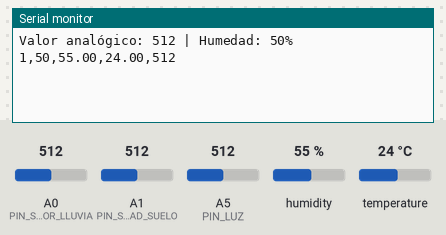
The sketch below on a simulated Arduino Uno, built with avr-gcc and run on an emulated ATmega328P. On the bench: the last lines printed to the serial monitor. Inputs (shaded band) come from the test bench; at power-on: humidity 55 %, A1 (PIN_SENSOR_HUMEDAD_SUELO) = 512, A0 (PIN_SENSOR_LLUVIA) = 512, temperature 24 °C, A5 (PIN_LUZ) = 512.

Above: at 3.0 s.
3.1 s: humidity set to 22 %
At 5.0 s:
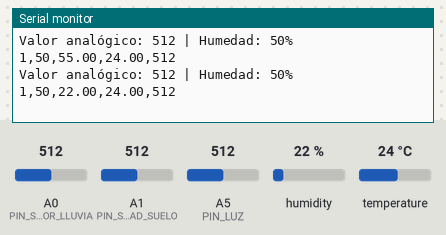
6.0 s: A1 (PIN_SENSOR_HUMEDAD_SUELO) set to 716
At 7.2 s:
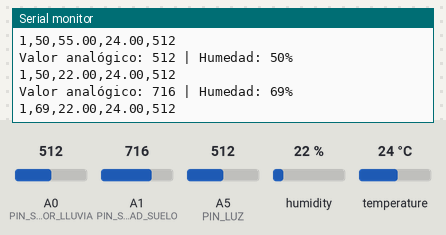
8.9 s: A0 (PIN_SENSOR_LLUVIA) set to 30
At 11.6 s:
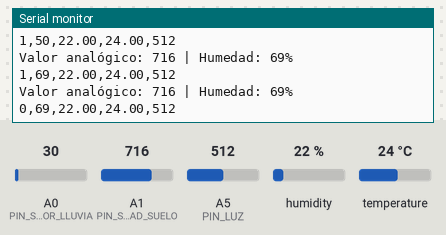
11.8 s: temperature set to 12 °C
At 14.1 s:
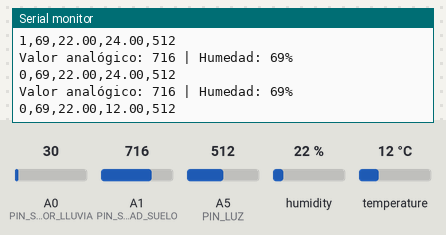
14.7 s: A0 (PIN_SENSOR_LLUVIA) set to 306
At 16.3 s:
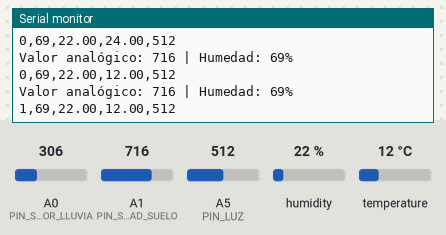
17.6 s: A1 (PIN_SENSOR_HUMEDAD_SUELO) set to 992
At 19.9 s:
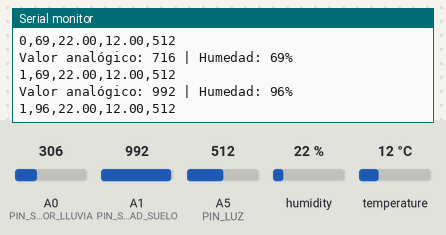
Timing chart, 0 to 21.4 s (numbered marks = the images above; inputs shaded):
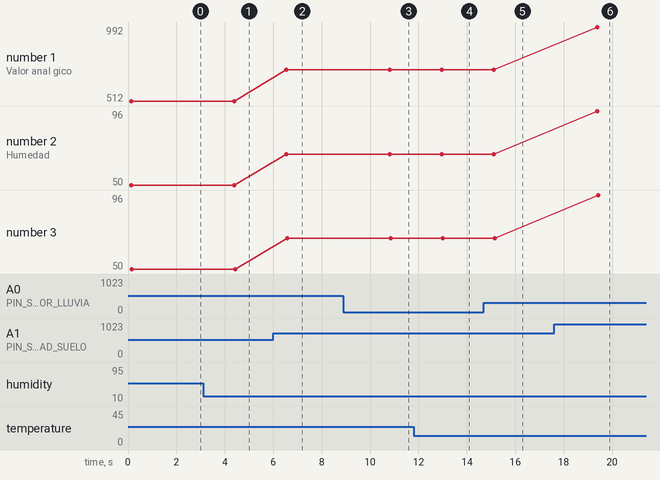

The sketch:

agrobot_sensores.ino
```cpp
#include <SoftwareSerial.h>
// DHT
#include <DHT.h>
#define DHTPIN 2
#define DHTTYPE DHT11 // o DHT22
DHT dht(DHTPIN, DHTTYPE);

SoftwareSerial BT(10, 11); // Bluetooth: TX, RX

const int PIN_SENSOR_LLUVIA = A0;
const int powerPin = 7;
const int PIN_SENSOR_HUMEDAD_SUELO = A1;
const int PIN_LUZ = A5;


const float umbralLluvia = 20.0;
const float umbralTempCambio = 0.2;     // más sensible
const float umbralHumedadCambio = 0.5;  // más sensible

bool lluviaAnterior = false;
float tempAnterior = -1000;
float humedadAnterior = -1000;
float humedad_suelo_anterior = -1000;
bool primerEnvio = true;

void setup() {
  Serial.begin(9600);
  BT.begin(9600);
  dht.begin();
  pinMode(powerPin, OUTPUT);
}

void loop() {
  // Leer lluvia
  digitalWrite(powerPin, HIGH);
  delay(100);
  int raw = analogRead(PIN_SENSOR_LLUVIA);
  digitalWrite(powerPin, LOW);

  float profundidad = raw * (5.0 / 1023.0) * 100;
  bool hayAgua = (profundidad >= umbralLluvia);

  // Leer DHT
  float temp = dht.readTemperature();
  float humedad = dht.readHumidity();
    if (isnan(temp) || isnan(humedad)) {
    Serial.println("Error leyendo DHT");
    return;
  }
  // sensor humedad suelo
  int rawValue = analogRead(PIN_SENSOR_HUMEDAD_SUELO); // Rango típico: 0-1023
  int humedad_suelo = map(rawValue, 0, 1023, 0, 100); // Conversión a porcentaje
  // sensor Luz
  int valor_luz = analogRead(PIN_LUZ); // Lectura del sensor (0-1023)
  int porcentaje_luz = map(valor_luz, 0, 1023, 0, 100); // Conversión a porcentaje

  // Verificar cambios
  bool cambioLluvia = (hayAgua != lluviaAnterior);
  bool cambioTemp = abs(temp - tempAnterior) >= umbralTempCambio;
  bool cambioHumedad = abs(humedad - humedadAnterior) >= umbralHumedadCambio;
  bool cambio_humedad_suelo = abs(humedad_suelo - humedad_suelo_anterior) != 0;

  if (primerEnvio || cambioLluvia || cambioTemp || cambioHumedad || cambio_humedad_suelo ) {
    primerEnvio = false;
    lluviaAnterior = hayAgua;
    tempAnterior = temp;
    humedadAnterior = humedad;
    humedad_suelo_anterior = humedad_suelo;

    String estadoLluvia = hayAgua ? "1" : "0";

    String mensaje = "Estado: " + estadoLluvia;
    mensaje += " | Temp: " + String(temp, 1) + "°C";
    mensaje += " | Humedad: " + String(humedad, 1) + "%";


    Serial.print("Valor analógico: ");
    Serial.print(rawValue);
    Serial.print(" | Humedad: ");
    Serial.print(humedad_suelo);
    Serial.println("%");
    Serial.println(estadoLluvia + "," + humedad_suelo + "," + humedad + "," + temp+","+ valor_luz);
    BT.println(estadoLluvia + "," + humedad_suelo + "," + humedad + "," + temp +","+ valor_luz);
  }

  delay(2000);
}
```

Measured:
- after the input at 3.1 s, the serial monitor: prints a new line after 1.3 s (image 1)
- after the input at 6.0 s, the serial monitor: prints a new line after 0.55 s (image 2)
- after the input at 8.9 s, the serial monitor: prints a new line after 2.0 s (image 3)
- after the input at 11.8 s, the serial monitor: prints a new line after 1.2 s (image 4)
- after the input at 14.7 s, the serial monitor: prints a new line after 0.46 s (image 5)
- after the input at 17.6 s, the serial monitor: prints a new line after 1.8 s (image 6)
- plotted number 1: 512 → 716 after the input at 6.0 s, 716 → 992 after the input at 17.6 s
- plotted number 2: 50 → 69 after the input at 6.0 s, 69 → 96 after the input at 17.6 s
